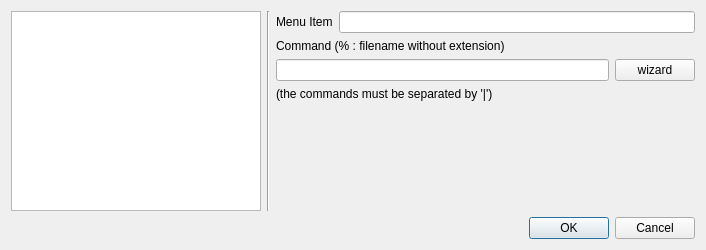
<?xml version="1.0" encoding="UTF-8"?>
<ui version="4.0">
 <class>UserToolDialog</class>
 <widget class="QDialog" name="UserToolDialog">
  <property name="geometry">
   <rect>
    <x>0</x>
    <y>0</y>
    <width>706</width>
    <height>250</height>
   </rect>
  </property>
  <property name="windowTitle">
   <string>Edit User Commands</string>
  </property>
  <layout class="QGridLayout" name="gridLayout">
   <item row="0" column="0">
    <widget class="QListWidget" name="listWidget">
     <property name="sizePolicy">
      <sizepolicy hsizetype="Minimum" vsizetype="Expanding">
       <horstretch>0</horstretch>
       <verstretch>0</verstretch>
      </sizepolicy>
     </property>
     <property name="maximumSize">
      <size>
       <width>250</width>
       <height>16777215</height>
      </size>
     </property>
    </widget>
   </item>
   <item row="0" column="1">
    <widget class="Line" name="line">
     <property name="orientation">
      <enum>Qt::Vertical</enum>
     </property>
    </widget>
   </item>
   <item row="0" column="2">
    <layout class="QGridLayout">
     <property name="leftMargin">
      <number>0</number>
     </property>
     <property name="topMargin">
      <number>0</number>
     </property>
     <property name="rightMargin">
      <number>0</number>
     </property>
     <property name="bottomMargin">
      <number>0</number>
     </property>
     <property name="spacing">
      <number>6</number>
     </property>
     <item row="3" column="0" colspan="3">
      <widget class="QLabel" name="label_3">
       <property name="text">
        <string>(the commands must be separated by '|')</string>
       </property>
      </widget>
     </item>
     <item row="2" column="0" colspan="2">
      <widget class="QLineEdit" name="toolEdit"/>
     </item>
     <item row="0" column="1" colspan="2">
      <widget class="QLineEdit" name="itemEdit"/>
     </item>
     <item row="0" column="0">
      <widget class="QLabel" name="label">
       <property name="sizePolicy">
        <sizepolicy hsizetype="Fixed" vsizetype="Preferred">
         <horstretch>0</horstretch>
         <verstretch>0</verstretch>
        </sizepolicy>
       </property>
       <property name="text">
        <string>Menu Item</string>
       </property>
      </widget>
     </item>
     <item row="1" column="0" colspan="3">
      <widget class="QLabel" name="label_2">
       <property name="text">
        <string>Command (% : filename without extension)</string>
       </property>
      </widget>
     </item>
     <item row="4" column="0">
      <spacer name="verticalSpacer">
       <property name="orientation">
        <enum>Qt::Vertical</enum>
       </property>
       <property name="sizeHint" stdset="0">
        <size>
         <width>20</width>
         <height>40</height>
        </size>
       </property>
      </spacer>
     </item>
     <item row="2" column="2">
      <widget class="QPushButton" name="pushButtonWizard">
       <property name="sizePolicy">
        <sizepolicy hsizetype="Fixed" vsizetype="Fixed">
         <horstretch>0</horstretch>
         <verstretch>0</verstretch>
        </sizepolicy>
       </property>
       <property name="text">
        <string>wizard</string>
       </property>
       <property name="icon">
        <iconset theme="tools-wizard"/>
       </property>
      </widget>
     </item>
    </layout>
   </item>
   <item row="1" column="0" colspan="3">
    <widget class="QDialogButtonBox" name="buttonBox">
     <property name="standardButtons">
      <set>QDialogButtonBox::Cancel|QDialogButtonBox::Ok</set>
     </property>
    </widget>
   </item>
  </layout>
 </widget>
 <tabstops>
  <tabstop>itemEdit</tabstop>
  <tabstop>toolEdit</tabstop>
 </tabstops>
 <resources/>
 <connections>
  <connection>
   <sender>buttonBox</sender>
   <signal>rejected()</signal>
   <receiver>UserToolDialog</receiver>
   <slot>reject()</slot>
   <hints>
    <hint type="sourcelabel">
     <x>309</x>
     <y>232</y>
    </hint>
    <hint type="destinationlabel">
     <x>309</x>
     <y>124</y>
    </hint>
   </hints>
  </connection>
 </connections>
</ui>
